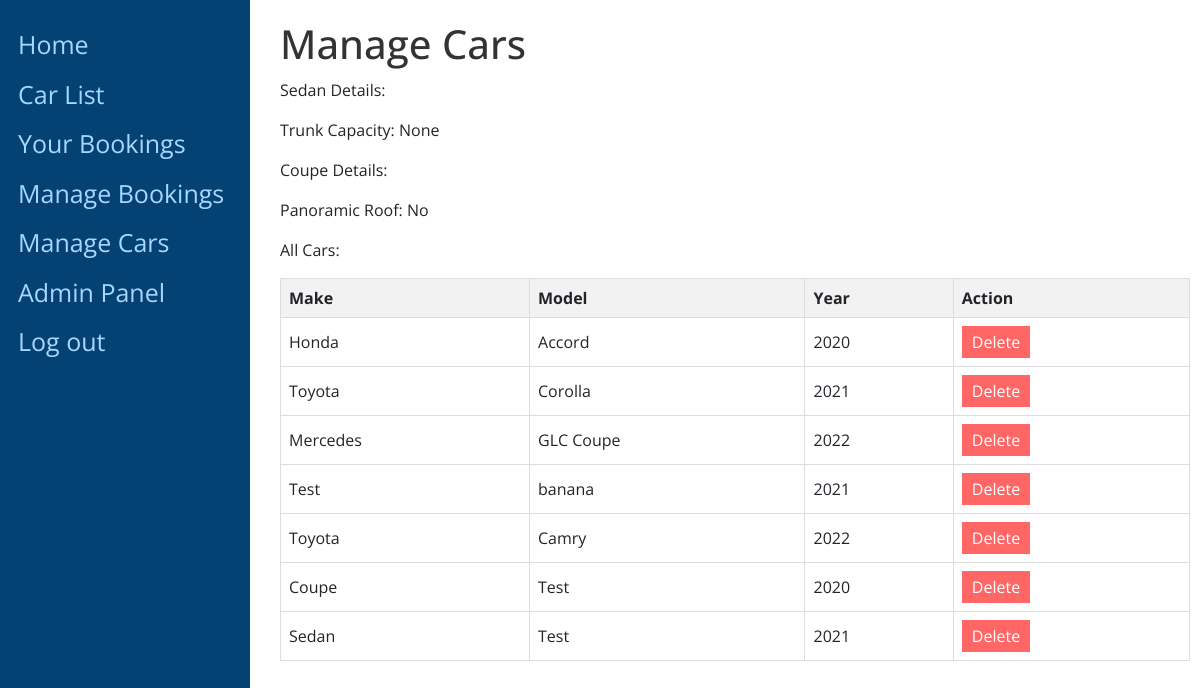
/home/manage-cars/ (signed in), run on an earlier commit of the app's database.
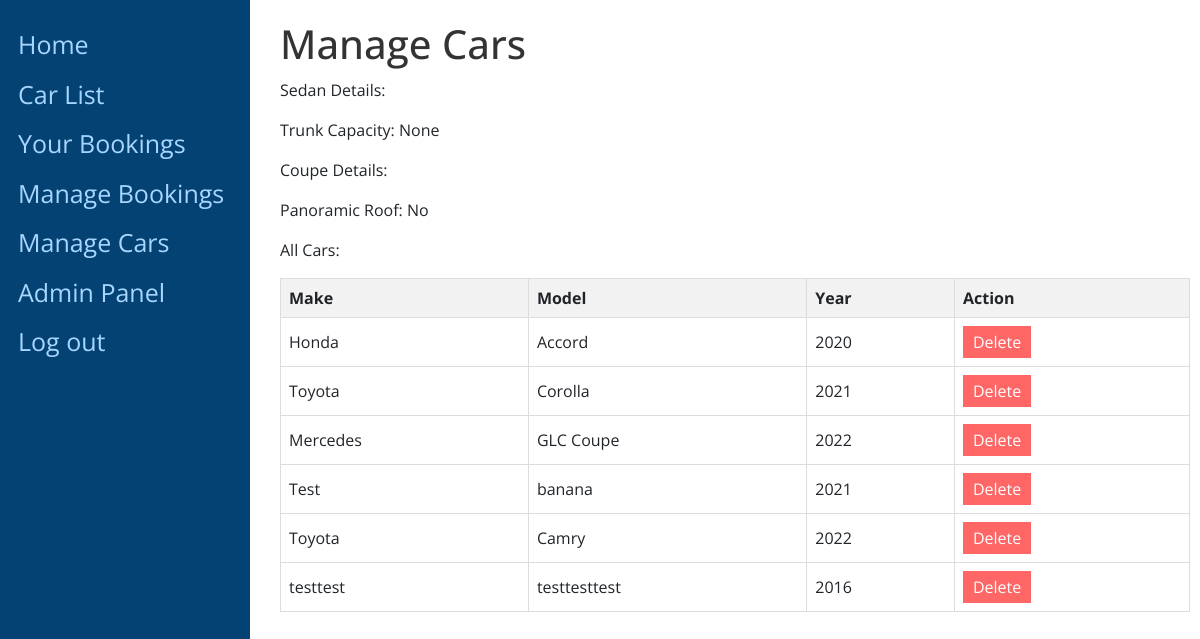
And on a later commit of the database.
### main/models.py (models this page shows, shortened)
class Car(models.Model):
    COLOUR_CHOICES = (
    ('Black', 'Black'),
    ('Blue', 'Blue'),
    ('Brown', 'Brown'),
    ('Gray', 'Gray'),
    ('Green', 'Green'),
    ('LightBlue', 'LightBlue'),
    ('Navy', 'Navy'),
    ('Red', 'Red'),
    ('Silver', 'Silver'),
    ('White', 'White'),
    )
    YEAR_CHOICES = (
        (2023, '2023'),
        (2022, '2022'),
        (2021, '2021'),
        (2020, '2020'),
        (2019, '2019'),
        (2018, '2018'),
        (2017, '2017'),
        (2016, '2016'),
        (2015, '2015'),
    )
    make = models.CharField(max_length=100)
    model = models.CharField(max_length=100)
    colour = models.CharField(max_length=20, choices=COLOUR_CHOICES)
    year = models.IntegerField(choices=YEAR_CHOICES)
    price_per_day = models.DecimalField(max_digits=10, decimal_places=2)
    is_available = models.BooleanField(default=True)
    pricing_state = models.CharField(max_length=20, default='RegularPricingState')

### main/views.py (the view)
# urls.py: path('manage-cars/', manage_cars, name='manage-cars'),
@staff_member_required
def manage_cars(request):
    sedan_factory = SedanFactory()
    coupe_factory = CoupeFactory()
    sedan = sedan_factory.create_car()
    coupe = coupe_factory.create_car()
    cars = Car.objects.all()
    if request.method == 'POST':
        car_id = request.POST.get('car_id')
        if car_id:
            car = get_object_or_404(Car, id=car_id)
            car.delete()
            return redirect('manage-cars')
    return render(request, 'main/manage_cars.html', {'sedan': sedan, 'coupe': coupe, 'cars': cars})

### main/factories.py (called while the page is built)
    def create_car(self):
        return Sedan()

    def create_car(self):
        return Coupe()

### main/templates/main/manage_cars.html (shortened to what this page needs)
{% extends 'main/base.html' %}
{% block content %}
<html>
<head>
</head>
<body>
    <h1>Manage Cars</h1>
    <p>Sedan Details:</p>
    <ul>
        <li>Trunk Capacity: {{ sedan.trunk_capacity }}</li>
    </ul>
    <p>Coupe Details:</p>
    <ul>
        <li>Panoramic Roof: {% if coupe.has_panoramic_roof %}Yes{% else %}No{% endif %}</li>
    </ul>
    <p>All Cars:</p>
    <table>
        <tr>
            <th>Make</th>
            <th>Model</th>
            <th>Year</th>
            <th>Action</th>
        </tr>
        {% for car in cars %}
            <tr>
                <td>{{ car.make }}</td>
                <td>{{ car.model }}</td>
                <td>{{ car.year }}</td>
                <td>
                    <form method="post" style="display: inline;">
                        <button class="delete-button" type="submit">Delete</button>
                    </form>
                </td>
            </tr>
        {% endfor %}
    </table>
</body>
</html>
{% endblock %}

What changed in the data, as far as the page shows it:
removed Car: make "Coupe", model "Test", year "2020"
removed Car: make "Sedan", model "Test", year "2021"
added Car: make "testtest", model "testtesttest", year "2016"
